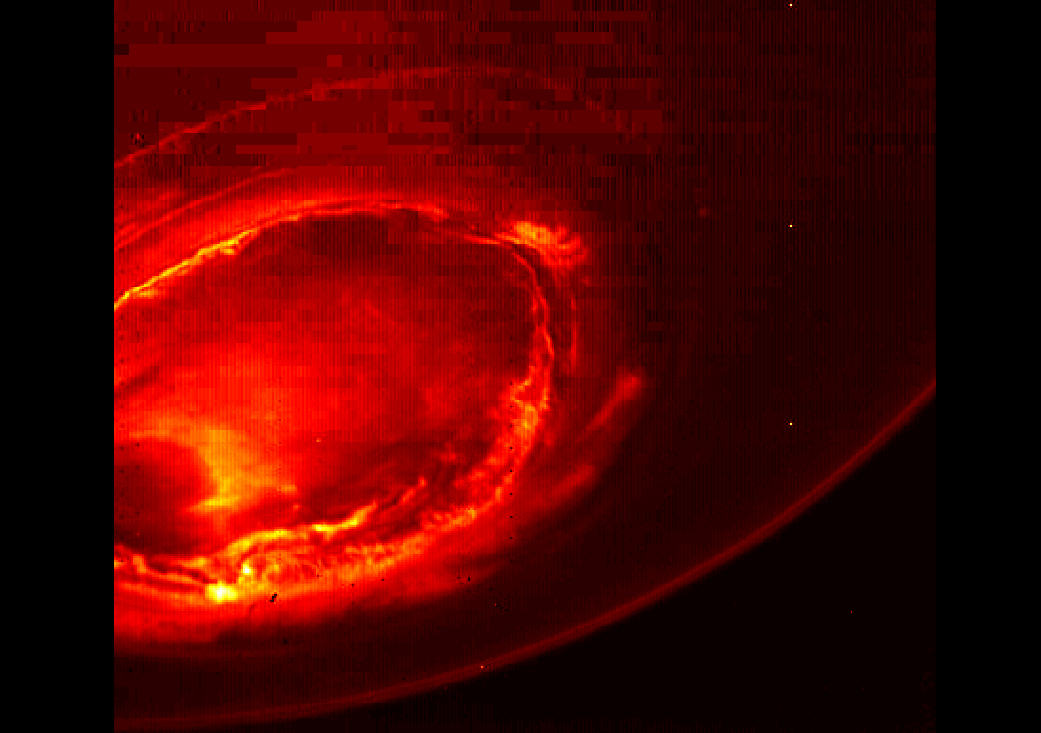
%> input picture segmentacion/4-Suavizado/suavizado.jpg, 1041 x 733 px
$ octave suavizado_freq.m   (GNU Octave 9; MATLAB toolbox functions it lacks are replaced by stand-ins)
%> lines starting %> are read from the running program, lines starting %| are printed output that depends on the picture
% 4 - Suavizado
% Enrique
clear;

img = im2single(imread('suavizado.jpg'));
cte_gauss = 4.5;

% Representamos imagen original
figure,
subplot(1,2,1)
imshow(img),
title('Imagen original [RGB]')

% Aplicamos filtro gaussiano sobre las dimensiones de la imagen (733 1041)
filter = fspecial('gaussian', [733 1041], cte_gauss);

% Canal R
F1 = fftshift(fft2(img(:,:,1)));
mask1 = fftshift(psf2otf(filter,[size(img(:,:,1), 1), size(img(:,:,1), 2)]));

% Canal G
F2 = fftshift(fft2(img(:,:,2)));
mask2 = fftshift(psf2otf(filter,[size(img(:,:,3), 1), size(img(:,:,3), 2)]));

% Canal B
F3 = fftshift(fft2(img(:,:,3)));
mask3 = fftshift(psf2otf(filter,[size(img(:,:,3), 1), size(img(:,:,3), 2)]));

% Reconstruimos la imagen a color
filtered_img(:,:,1) = ifft2(ifftshift(F1 .* mask1));
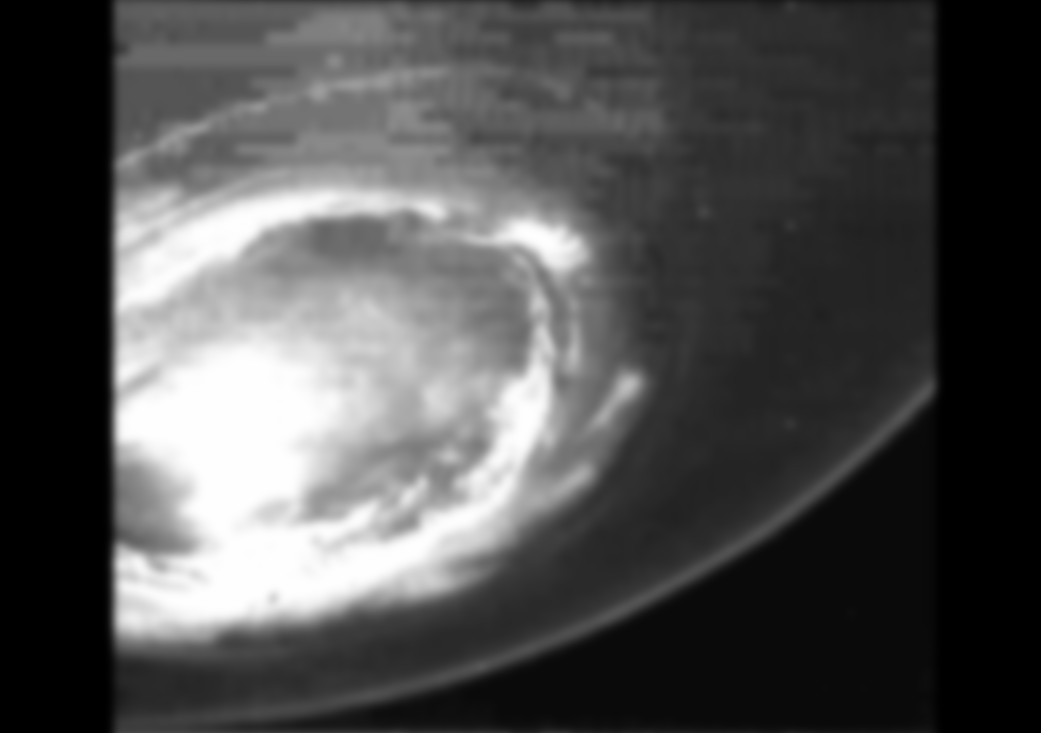
%> filtered_img: size 733x1041 single; min -3.69e-07, max 0.999, mean 0.313; drawn with min black and max white
filtered_img(:,:,2) = ifft2(ifftshift(F2 .* mask2));
filtered_img(:,:,3) = ifft2(ifftshift(F3 .* mask3));
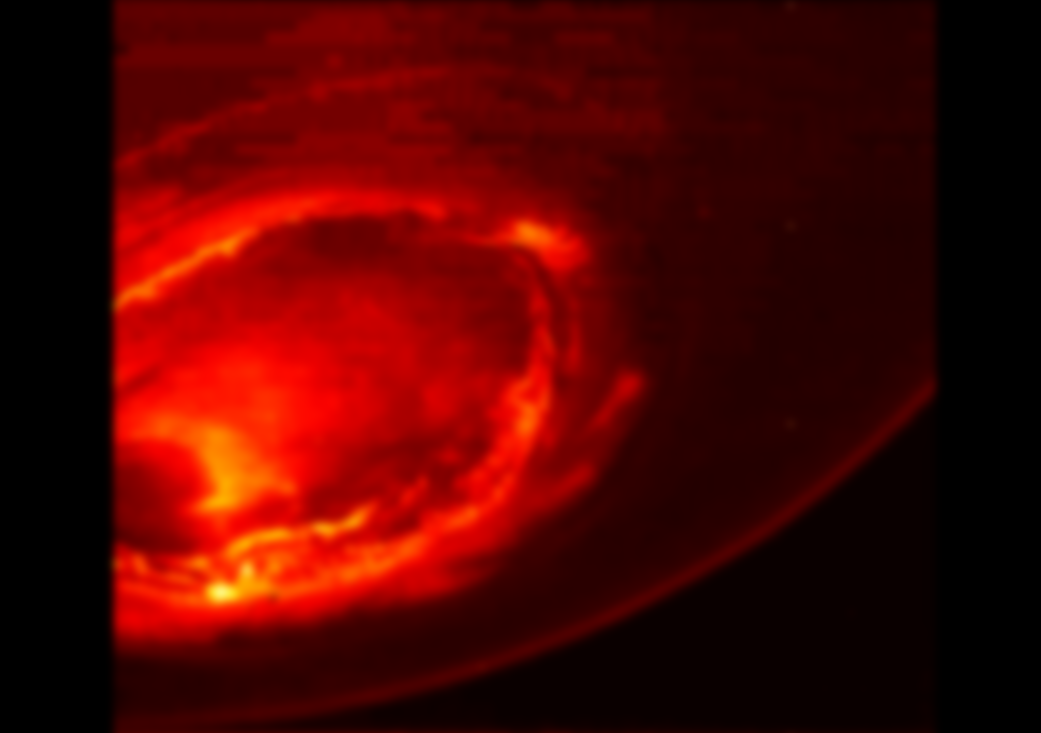
%> filtered_img: size 733x1041x3 single; mean R, G, B 0.314, 0.0149, 0.00132; mean of the top-left, top-right, bottom-left and bottom-right quarters 0.15, 0.0656, 0.181, 0.0425; drawn with min black and max white

% [9 lines of commented-out code are left out]
subplot(1,2,2)
imshow(abs(filtered_img)),
axis off image,
title('Imagen filtrada en el dominio de la frecuencia [RGB]')
